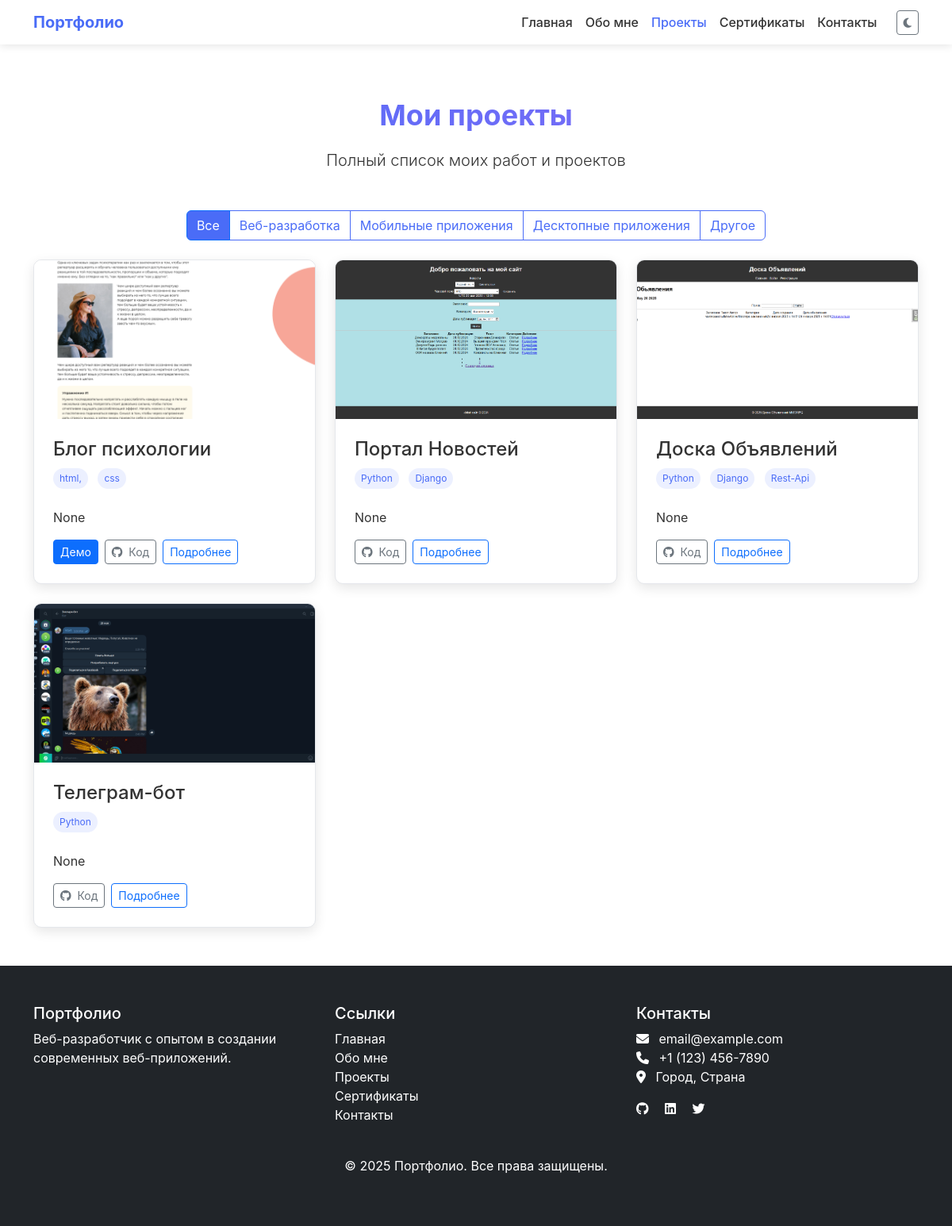
/projects/, run on the app's committed database.
### core/models.py (models this page shows, shortened)
class Project(models.Model):
    title = models.CharField(max_length=200, verbose_name="Название")
    description = models.TextField(verbose_name="Описание")
    preview_description = models.TextField(blank=True, null=True, verbose_name="Краткое описание для предпросмотра")
    technologies = models.CharField(max_length=200, verbose_name="Технологии")
    image = ProcessedImageField(
        upload_to='projects/',
        processors=[ResizeToFill(1200, 800)],
        format='JPEG',
        options={'quality': 85},
        verbose_name="Изображение проекта"
    )
    thumbnail = ProcessedImageField(
        upload_to='projects/thumbnails/',
        processors=[ResizeToFill(400, 300)],
        format='JPEG',
        options={'quality': 80},
        verbose_name="Миниатюра",
        blank=True,
        null=True
    )
    demo_link = models.URLField(blank=True, null=True, verbose_name="Ссылка на демо")
    code_link = models.URLField(blank=True, null=True, verbose_name="Ссылка на код")
    preview_url = models.URLField(
        blank=True,
        verbose_name="URL для предпросмотра",
        help_text="URL для встроенного предпросмотра проекта (например, GitHub Pages)"
    )
    featured = models.BooleanField(default=False, verbose_name="Избранный")
    category = models.CharField(max_length=50, choices=[
        ('web', 'Веб-разработка'),
        ('mobile', 'Мобильные приложения'),
        ('desktop', 'Десктопные приложения'),
        ('other', 'Другое')
    ], default='web', verbose_name="Категория")
    date_created = models.DateField(verbose_name="Дата создания")
    meta_title = models.CharField(max_length=100, blank=True, null=True, verbose_name="Meta Title")
    meta_description = models.TextField(blank=True, null=True, verbose_name="Meta Description")
    meta_keywords = models.CharField(max_length=255, blank=True, null=True, verbose_name="Meta Keywords")
    class Meta:
        verbose_name = "Проект"
        verbose_name_plural = "Проекты"
        ordering = ['-date_created']

### core/views.py (the view)
# urls.py: path('projects/', views.projects, name='projects'),
def projects(request):
    projects = Project.objects.all()
    return render(request, 'projects.html', {'projects': projects})

### templates/projects.html (shortened to what this page needs)
{% extends 'base.html' %}
{% block content %}
<section class="py-5">
    <div class="container">
        <div class="text-center mb-5" data-aos="fade-up">
            <h1 class="section-title text-gradient">Мои проекты</h1>
            <p class="lead">Полный список моих работ и проектов</p>
        </div>
        <div class="project-filters text-center mb-4" data-aos="fade-up">
            <div class="btn-group" role="group">
                <button type="button" class="btn btn-outline-primary active filter-btn" data-filter="all">Все</button>
                <button type="button" class="btn btn-outline-primary filter-btn" data-filter="web">Веб-разработка</button>
                <button type="button" class="btn btn-outline-primary filter-btn" data-filter="mobile">Мобильные приложения</button>
                <button type="button" class="btn btn-outline-primary filter-btn" data-filter="desktop">Десктопные приложения</button>
                <button type="button" class="btn btn-outline-primary filter-btn" data-filter="other">Другое</button>
            </div>
        </div>
        <div class="row g-4">
            {% for project in projects %}
            <div class="col-md-6 col-lg-4 project-item" data-category="{{ project.category }}" data-aos="fade-up" data-aos-delay="{{ forloop.counter|add:100 }}">
                <div class="project-card">
                    <div class="project-image">
                    </div>
                    <div class="project-content">
                        <h4>{{ project.title }}</h4>
                        <div class="mb-3">
                            {% for tech in project.technologies.split|slice:":3" %}
                            <span class="project-tag">{{ tech }}</span>
                            {% endfor %}
                        </div>
                        <p>{{ project.preview_description }}</p>
                        <div class="d-flex gap-2 mt-3">
                            {% if project.demo_link %}
                            <a href="{{ project.demo_link }}" target="_blank" class="btn btn-sm btn-primary">Демо</a>
                            {% endif %}
                            {% if project.code_link %}
                            <a href="{{ project.code_link }}" target="_blank" class="btn btn-sm btn-outline-secondary">
                                <i class="fab fa-github me-1"></i> Код
                            </a>
                            {% endif %}
                            <a href="{% url 'project_detail' project.id %}" class="btn btn-sm btn-outline-primary">Подробнее</a>
                        </div>
                    </div>
                </div>
            </div>
            {% empty %}
            <div class="col-12 text-center">
                <p>Проекты пока не добавлены.</p>
            </div>
            {% endfor %}
        </div>
    </div>
</section>
{% endblock %}

### static/css/style.css (style rules this page uses)
:root { --primary-color: #4a6cf7; --primary-dark: #3a56c5; --secondary-color: #6c757d; --background-color: #ffffff; --text-color: #333333; --card-bg: #ffffff; --border-color: #e5e7eb; --section-bg: #f8f9fa; --footer-bg: #212529; --footer-text: #ffffff; }
body { background-color: var(--background-color); color: var(--text-color); transition: background-color 0.3s, color 0.3s; font-family: 'Inter', sans-serif; padding-top: 76px; }
section { padding: 80px 0; }
.section-title { font-size: 36px; font-weight: 700; margin-bottom: 20px; position: relative; }
.text-gradient { background: linear-gradient(to right, var(--primary-color), #8a6cf7); -webkit-background-clip: text; -webkit-text-fill-color: transparent; }
.project-card { background-color: var(--card-bg); border-radius: 10px; overflow: hidden; box-shadow: 0 5px 15px rgba(0, 0, 0, 0.1); transition: transform 0.3s, box-shadow 0.3s; height: 100%; border: 1px solid var(--border-color); }
.project-image { position: relative; overflow: hidden; height: 200px; }
.project-content { padding: 1.5rem; }
.project-tag { display: inline-block; padding: 0.25rem 0.5rem; background-color: rgba(74, 108, 247, 0.1); color: var(--primary-color); border-radius: 20px; font-size: 0.75rem; margin-right: 0.5rem; margin-bottom: 0.5rem; }
.project-filters { margin-bottom: 2rem; }
.filter-btn { border-color: var(--primary-color); color: var(--primary-color); }
.filter-btn.active, .filter-btn:hover { background-color: var(--primary-color); color: white; }

### data on the page
Project: title "Блог психологии", split "html," "css", preview_description "None"
Project: title "Портал Новостей", split "Python" "Django", preview_description "None"
Project: title "Доска Объявлений", split "Python" "Django" "Rest-Api", preview_description "None"
Project: title "Телеграм-бот", split "Python", preview_description "None"
